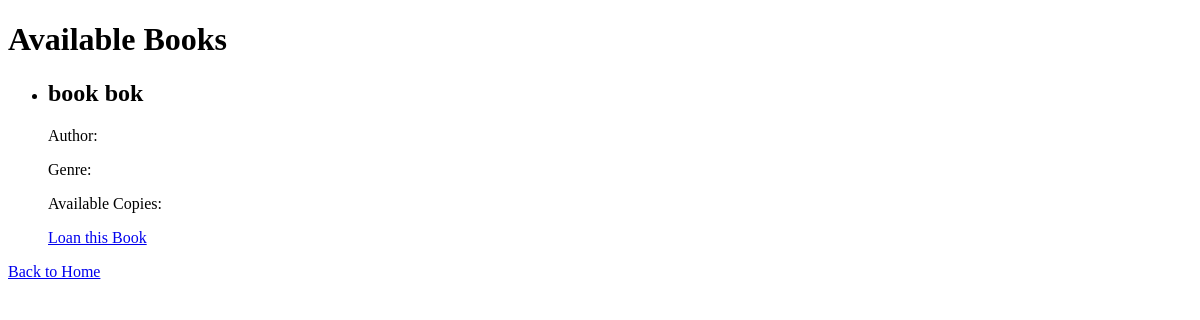
/books/, run on an earlier commit of the app's database.
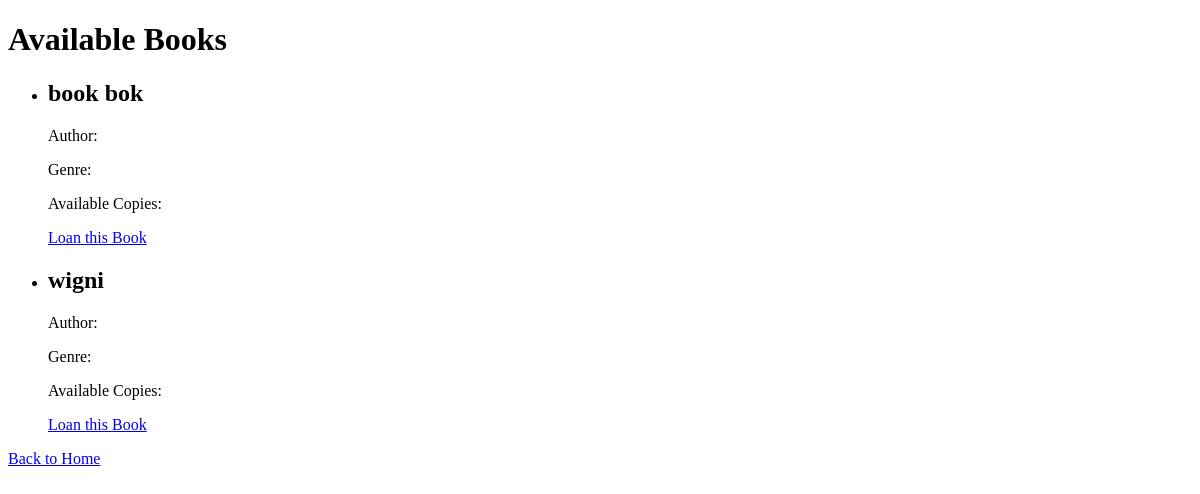
And on a later commit of the database.
### lib/models.py (models this page shows, shortened)
class Book(models.Model):
    title = models.CharField(max_length=200)
    author = models.ForeignKey(Author, on_delete=models.CASCADE)
    genre = models.ForeignKey(Genre, on_delete=models.SET_NULL, null=True)
    publication_date = models.DateField()
    stock_quantity = models.PositiveIntegerField()

### lib/views.py (the view)
# urls.py: path('books/', BookListView.as_view(), name='book-list'),
class BookListView(generics.ListAPIView):
    queryset = Book.objects.all()
    serializer_class = BookSerializer
    def get(self, request, *args, **kwargs):
        books = self.get_queryset()
        serializer = self.get_serializer(books, many=True)
        return render(request, 'lib/book_list.html', {'books': serializer.data})

### lib/templates/lib/book_list.html (shortened to what this page needs)
<!DOCTYPE html>
<html lang="en">
  <head>
  </head>
  <body>
    <div class="container">
      <h1>Available Books</h1>
      <ul>
        {% for book in books %}
        <li>
          <h2>{{ book.title }}</h2>
          <p>Author: {{ book.author.name }}</p>
          <p>Genre: {{ book.genre.name }}</p>
          <p>Available Copies: {{ book.stock_quantity }}</p>
          <a href="{% url 'loan_book' book.id %}">Loan this Book</a>
        </li>
        {% endfor %}
      </ul>
      <a href="/">Back to Home</a>
    </div>
  </body>
</html>

What changed in the data, as far as the page shows it:
added Book: title "wigni"
Also different on the page:
new list line: "Author: Genre: Available Copies: Loan this Book"
